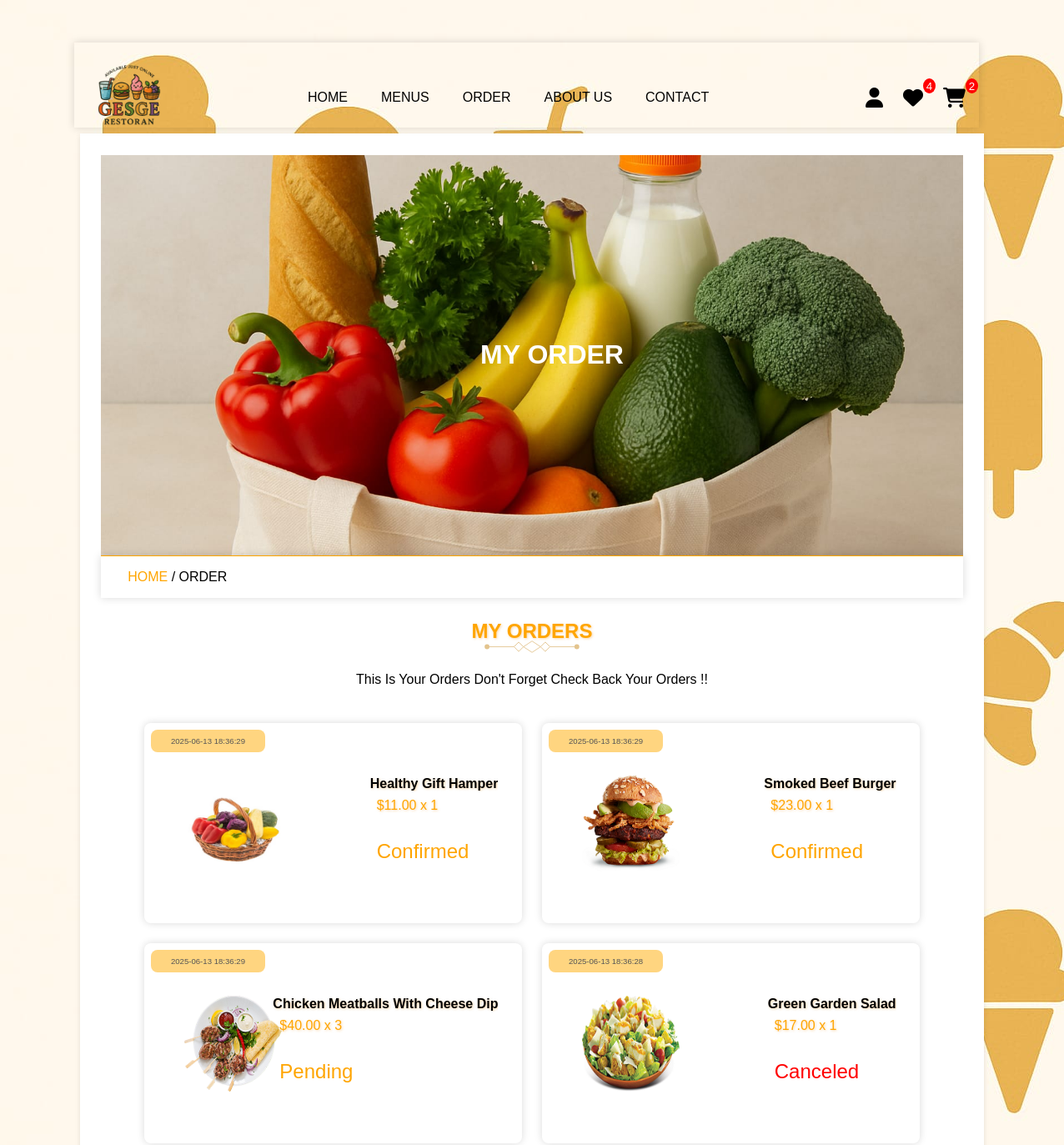
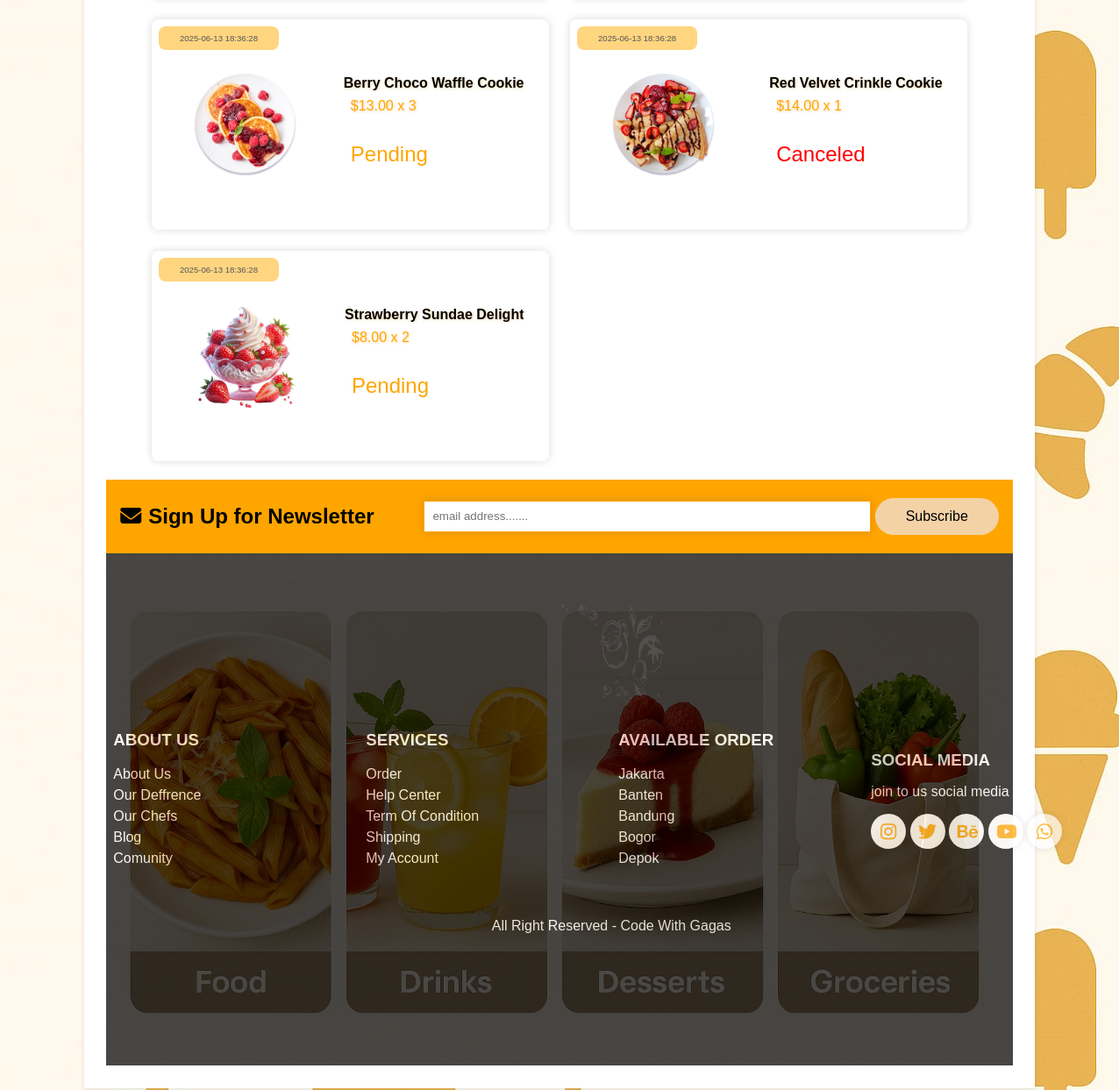
Page /order.php (signed in) on the committed database (2 pictures, top to bottom).
### tables this page shows
CREATE TABLE `orders` (
  `id` int(11) NOT NULL,
  `user_id` int(11) NOT NULL,
  `name` varchar(100) NOT NULL,
  `number` varchar(20) NOT NULL,
  `email` varchar(100) NOT NULL,
  `address` varchar(255) NOT NULL,
  `address_type` enum('home','office','','') NOT NULL,
  `method` varchar(50) NOT NULL,
  `product_id` int(11) NOT NULL,
  `name_product` varchar(100) NOT NULL,
  `price` int(11) NOT NULL,
  `qty` int(11) NOT NULL,
  `date` timestamp NOT NULL DEFAULT current_timestamp(),
  `status` enum('pending','confirmed','canceled') NOT NULL
);

CREATE TABLE `products` (
  `id` int(11) NOT NULL,
  `name_product` varchar(100) NOT NULL,
  `category_id` int(10) UNSIGNED DEFAULT NULL,
  `sub_category_id` int(11) UNSIGNED DEFAULT NULL,
  `product_detail` text DEFAULT NULL,
  `status` varchar(20) NOT NULL DEFAULT 'active'
);

CREATE TABLE `categories` (
  `id` int(10) UNSIGNED NOT NULL,
  `name` varchar(50) NOT NULL
);

CREATE TABLE `sub_categories` (
  `id` int(10) UNSIGNED NOT NULL,
  `name` varchar(50) NOT NULL,
  `category_id` int(10) UNSIGNED DEFAULT NULL
);

CREATE TABLE `product_image` (
  `id` int(11) NOT NULL,
  `product_id` int(11) NOT NULL,
  `image` varchar(100) NOT NULL,
  `price` decimal(11,0) NOT NULL
);

### order.php (the view, shortened to what this page needs)
<?php
    include 'components/connection.php';
    if (isset($_SESSION['user_id'])) {
        $user_id = $_SESSION['user_id'];
    }else {
        $user_id = '';
    };
?>
<!DOCTYPE html>
<html lang="en">
<head>
  <link rel="stylesheet" href="fontawasome/css/all.css"/>
</head>
<body>
    <?php include 'components/header.php'; ?>
    <div class="main">
    <div class="banner">
        <h1>my order</h1>
    </div>
    <div class="title2">
        <a href="index.php">Home</a><span> / order</span>
    </div>
    <section class="orders">
        <div class="title">
            <h1>my orders</h1>
            <img src="images/separator.svg" alt="" class="separator">
            <p>This is your orders don't forget check back your orders !!</p>
        </div>
        <div class="box-container">
            <?php
                $select_orders = $conn->prepare("SELECT * FROM orders WHERE user_id = ? ORDER BY date DESC");
                $select_orders->execute([$user_id]);
                if ($select_orders->rowCount() > 0) {
                    while($fetch_order = $select_orders->fetch(PDO::FETCH_ASSOC)) {
                        $select_products = $conn->prepare(" SELECT p.id AS product_id, p.name_product, p.product_detail, pi.price, pi.image, c.name AS category_name, sc.name AS subcategory_name FROM products p JOIN product_image pi ON pi.product_id = p.id JOIN categories c ON p.category_id = c.id JOIN sub_categories sc ON p.sub_category_id = sc.id WHERE p.id = ? ");
                        $select_products->execute([$fetch_order['product_id']]);
                        if ($select_products->rowCount() > 0) {
                            while($fetch_product = $select_products->fetch(PDO::FETCH_ASSOC)) {
            ?>
            <div class="box"<?php if($fetch_order['status']=='cancle'){echo 'style="border:2px solid red*;';}?>>
            <a href="view_order.php?get_id=<?=$fetch_order['id']; ?>">
                <p class="date"><i class="fas fa-calender-alt"></i><span><?=$fetch_order['date']; ?></span></p>
                <?php
                    $sub_name = $fetch_product['subcategory_name'];
                    $category = strtolower($fetch_product['category_name']);
                    $sub_folder = strtolower($sub_name);
                    $imagePath = "image/{$category}/{$sub_folder}/" . $fetch_product['image'];
                ?>
                <img src="<?= htmlspecialchars($imagePath) ?>" alt="<?= htmlspecialchars($fetch_get['name_product']) ?>" class="image">
                <div class="row">
                    <h3 class="name"><?=$fetch_product['name_product']; ?></h3>
                    <p class="price">$<?= number_format($fetch_order['price'], 2, '.') ?> x <?=$fetch_order['qty']; ?></p>
                    <p class="status" style="color:<?php if($fetch_order['status']=='delivered') {
                        echo 'green';}elseif($fetch_order['status']=='canceled'){echo 'red';}else{echo 'orange';} ?>"><?= $fetch_order['status']; ?>
                    </p>
                </div>
            </a>
            </div>
            <?php
                            }
                        }
                    }
                }else{
                    echo '<p class="empty">no order takes place yet!</p>';
                }
            ?>
        </div>
    </section>
    <?php include 'components/footer.php'; ?>
    </div>
</body>
</html>

### rows in the picture
orders: date "2025-06-13 18:36:29", price "11.00", qty "1", status "Confirmed"
products: category.image (picture), name_product "Healthy Gift Hamper"
orders: date "2025-06-13 18:36:29", price "23.00", qty "1", status "Confirmed"
products: category.image (picture), name_product "Smoked Beef Burger"
orders: date "2025-06-13 18:36:29", price "40.00", qty "3", status "Pending"
products: category.image (picture), name_product "Chicken Meatballs With Cheese Dip"
orders: date "2025-06-13 18:36:28", price "17.00", qty "1", status "Canceled"
products: category.image (picture), name_product "Green Garden Salad"
orders: date "2025-06-13 18:36:28", price "13.00", qty "3", status "Pending"
products: category.image (picture), name_product "Berry Choco Waffle Cookie"
orders: date "2025-06-13 18:36:28", price "14.00", qty "1", status "Canceled"
products: category.image (picture), name_product "Red Velvet Crinkle Cookie"
orders: date "2025-06-13 18:36:28", price "8.00", qty "2", status "Pending"
products: category.image (picture), name_product "Strawberry Sundae Delight"

### other values in the picture
$total_wishlist_items "4"
$total_cart_items "2"
